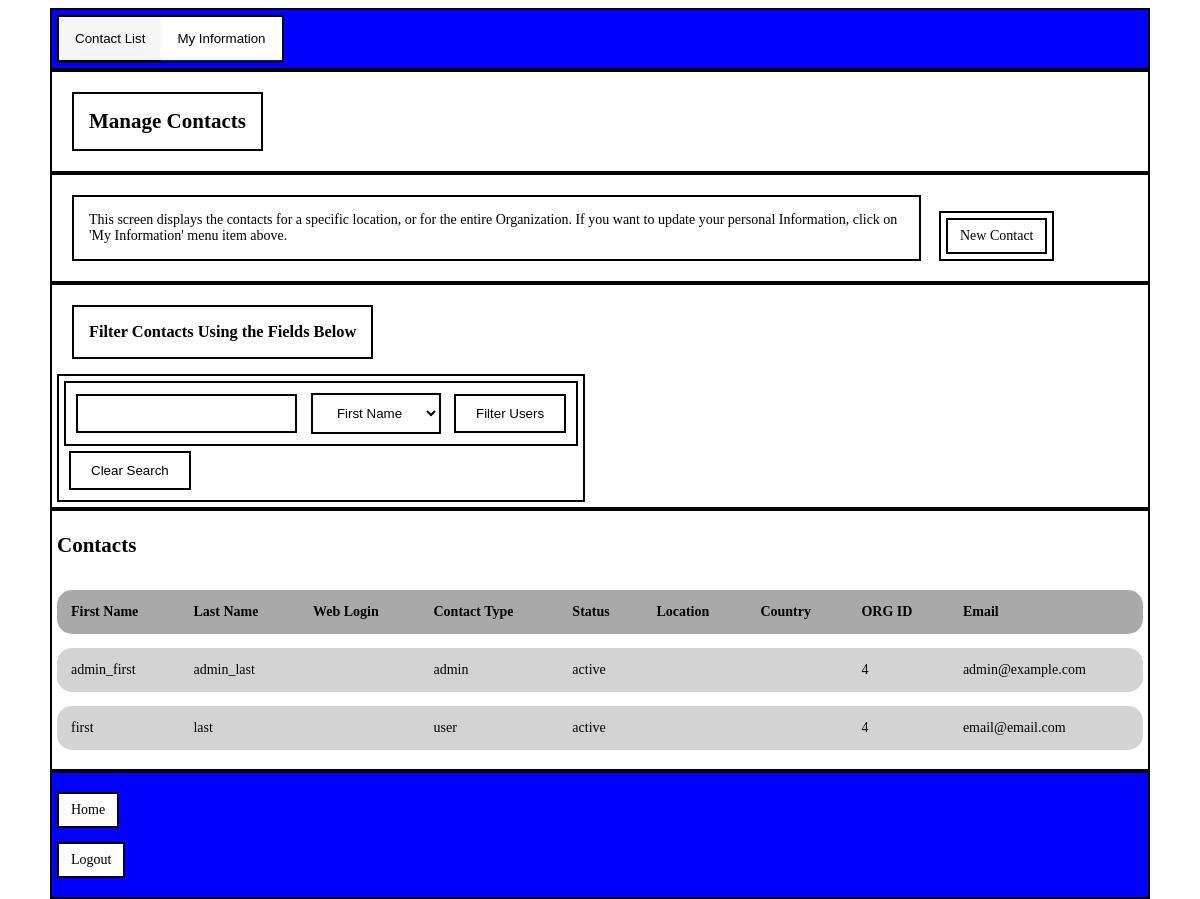
Screenshot of /contacts/ (signed in) with the database file from the repository.
### manage_contacts/models.py (models this page shows, shortened)
class Contact(models.Model):
    phone = models.IntegerField(null=True)
    creation_date = models.DateTimeField("Date Created")
    ROLE_CHOICES = [('admin', 'admin'), ('user', 'user')]
    role = models.CharField(max_length=50, choices=ROLE_CHOICES, null=True)
    STATUS_CHOICES = [('active', 'active'), ('removed', 'removed')]
    status = models.CharField(max_length=50, choices=STATUS_CHOICES, null=True)
    organization = models.ForeignKey(Organization, on_delete=models.CASCADE, null=True)
    user = models.OneToOneField(User, on_delete=models.CASCADE, null=True)

### manage_contacts/views.py (the view, shortened to what this page needs)
# urls.py: path('contacts/', include('manage_contacts.urls')),
@login_required
def manage_contacts(request):
    current_user = request.user
    user_id = current_user.id
    user_email = current_user.email
    user_data = Contact.objects.filter(user_id=user_id).get()
    user_role = user_data.role
    user_org = user_data.organization.org_name
    org_id = user_data.organization.id
    user_objects = User.objects
    contact_objects = Contact.objects.filter(organization=org_id)
    contact_list = []
    for contact in contact_objects:
        user_dict = {}
        user_id = contact.user.id
        user = user_objects.filter(id=user_id).get()
        user_dict["first_name"] = user.first_name
        user_dict["last_name"] = user.last_name
        user_dict["email"] = user.email
        user_dict["role"] = contact.role
        user_dict["status"] = contact.status
        user_dict["org_id"] = contact.organization.id
        user_dict["user_org"] = contact.organization.org_name
        contact_list.append(user_dict)
    filter_form = SearchChoiceForm()
    context = {'user_email':user_email,
               'user_role':user_role,
               'org_id':org_id,
               'user_org':user_org,
               'contact_list':contact_list,
               'filter_form':filter_form
            }
    return render(request, "manage_contacts/manage-contacts.html", context)

### manage_contacts/forms.py
class SearchChoiceForm(forms.Form):
    choices = [("first_name", "First Name"), ("last_name", "Last Name"), ("email", "Email")]
    search_field = forms.CharField(max_length=50, label='')
    filter_choice = forms.ChoiceField(choices=choices, label='')
    def __init__(self, *args, **kwargs):
        super(SearchChoiceForm, self).__init__(*args, **kwargs)
        self.fields["filter_choice"].widget.attrs['class'] = "ChoiceField"
        self.fields["search_field"].widget.attrs['class'] = "CharField"

### manage_contacts/templates/manage_contacts/manage-contacts.html (shortened to what this page needs)
{% extends "base.html" %}
{% block head %}
{% load static %}
<link rel="stylesheet" type="text/css" href="{% static 'manage_contacts/css/style.css' %}">
{% endblock head %}
{% block banner %}
<div id="app-banner" class="block-container">
  <div class="tab">
  <button class="js-tablinks" id="js-default-open" onclick="changePage(event, 'contacts-tab')">Contact List</button>
  <button class="js-tablinks" onclick="changePage(event, 'information-tab')">My Information</button>
  </div>
</div>
{% endblock banner %}
{% block main %}
<div class="title-container">
<h2 class="text-container"> Manage Contacts </h2>
</div>
<div id="contacts-tab" class="js-tabcontent">
  <div class="block-container">
    <p id="contact-page-info" class="text-container">
    This screen displays the contacts for a specific location,
    or for the entire Organization. If you want to update your personal Information,
    click on 'My Information' menu item above.
    </p>
    <div id="new-contact-button" class="block-widget">
      <a href="{% url 'add_contact' %}">New Contact</a>
    </div>
  </div>
  <div class="block-container">
    <h3 class="text-container">Filter Contacts Using the Fields Below</h3>
    <div class="block-widget">
      <form class="block-widget" method = "GET">
      {{ filter_form }}
      <input class="button" type="submit" value="Filter Users"/>
      </form>
      <form id="form1" method="get">
      <input class="button" type="submit" name="clear_search" value="Clear Search"/>
      </form>
    </div>
  </div>
  <div class="block-container">
    <h2>Contacts</h2>
    <table>
      <tr>
        <th>First Name</th>
        <th>Last Name</th>
        <th>Web Login</th>
        <th>Contact Type</th>
        <th>Status</th>
        <th>Location</th>
        <th>Country</th>
        <th>ORG ID</th>
        <th>Email</th>
      </tr>
      {% for contact in contact_list %}
      <tr>
        <td>{{ contact.first_name }}</td>
        <td>{{ contact.last_name }}</td>
        <td>{{ contact.id }}</td>
        <td>{{ contact.role }}</td>
        <td>{{ contact.status }}</td>
        <td>{{ contact.id }}</td>
        <td>{{ contact.id }}</td>
        <td>{{ contact.org_id }}</td>
        <td>{{ contact.email }}</td>
      </tr>
      {% endfor %}
    </table>
  </div>
</div>
<div id="logout-container" class="block-container">
<p><a href="{% url 'homepage' %}">Home</a></p>
<p><a href="{% url 'logout' %}">Logout</a></p>
</div>
{% endblock main %}

### templates/base.html (shortened to what this page needs)
<!DOCTYPE html>
<html>
  <head>
    {% block head %}{% endblock head %}
    {% load static %}
    <link rel="stylesheet" type="text/css" href="{% static '/css/licensepgm/style.css' %}">
    <link rel="stylesheet" type="text/css" href="{% static "css/licensepgm/rainbowbox.css" %}">
  </head>
  <body>
    {% block page %}
    <div class="page">
    {% block banner %}{% endblock banner %}
    <main>
    {% block main %}{% endblock main %}
    </main>
    </div>
  {% endblock page %}
  </body>
</html>

### manage_contacts/static/manage_contacts/css/style.css (style rules this page uses)
#new-contact-button { border:2px solid black; display:inline-block; }
#contact-page-info { display:inline-block; width: 75%; text-align: left; }
td:nth-child(1), th:nth-child(1) { border-radius: 15px 0px 0px 15px; }
td:nth-child(9), th:nth-child(9) { border-radius: 0px 15px 15px 0px; }

### static/css/licensepgm/style.css (style rules this page uses)
body { height: 100vh; margin-left:50px; margin-right:50px; overflow: auto; font-size: 14px; background: white; }
a { background-color:white; color: black; border: 2px solid black; text-align: center; padding: 8px 12px; text-decoration: none; display: inline-block; }
button { background-color:white; color: black; border: 2px solid black; text-align: center; padding: 10px 20px; text-decoration: none; display: inline-block; }
input.button { background-color:white; color: black; border: 2px solid black; text-align: center; padding: 10px 20px; margin: 5px; text-decoration: none; display: inline-block; }
.ChoiceField { background-color:white; color: black; border: 2px solid black; text-align: center; padding: 10px 20px; margin: 5px; text-decoration: none; display: inline-block; }
.CharField { background-color:white; color: black; border: 2px solid black; padding: 10px 20px; margin: 5px; text-decoration: none; display: inline-block; }
.tab { border: 2px solid black; width:fit-content; overflow: hidden; }
.tab button { float: left; border: none; outline: none; cursor: pointer; padding: 14px 16px; }
.tab button.active { border-bottom: 1px solid black; background-color: whitesmoke; }
.js-tabcontent { display: none; }
#app-banner { padding:5px; background:blue; }
.title-container { border: 2px solid black; padding: 5px; }
#logout-container { background:blue; }
.block-container { border:2px solid black; padding:5px; }
.block-widget { border:2px solid black; padding:5px; display:block; width:fit-content; }
.text-container { border:2px solid Black; padding:15px; margin:15px; display:block; width:fit-content; text-align: center; }
table { border-spacing: 0em 1em; width: 100%; text-align:left; overflow-y:auto; }
tr { border:1px solid black; }
tr:nth-child(1) { background-color: darkgray; color: inherit; }
th { padding:1em; }
td { background:lightgrey; color: black; padding:1em; }

### rows the page displays
Contact: role "admin", status "active"
Contact: role "user", status "active"

### other values shown
{{ contact.first_name }} "admin_first" "first"
{{ contact.last_name }} "admin_last" "last"
{{ contact.org_id }} "4" "4"
{{ contact.email }} "admin@example.com" "email@email.com"
